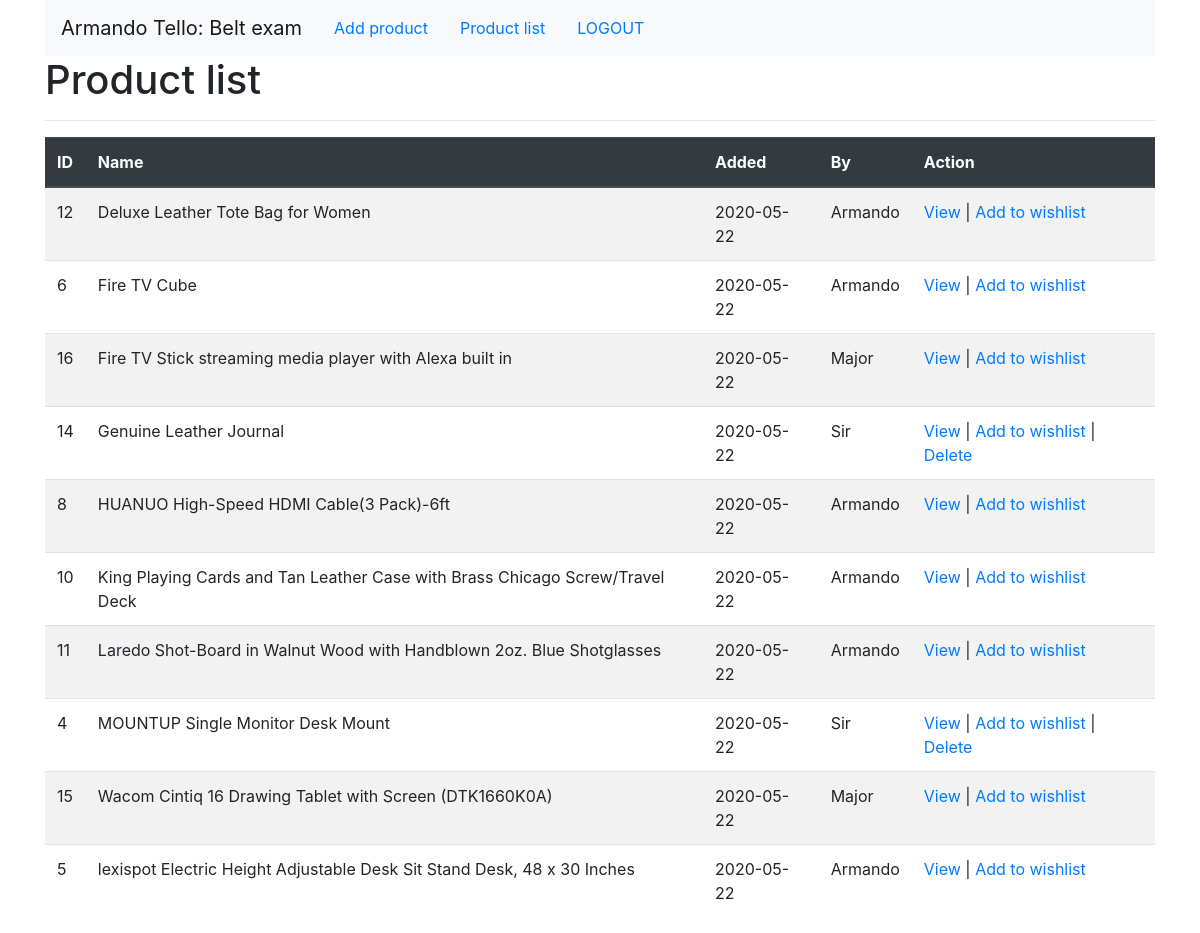
Screenshot of /product/list (signed in) with the database file from the repository.
### products_app/models.py (models this page shows)
class Product(models.Model):
    name = models.CharField(max_length=255)
    image = models.TextField(null=True)
    user = models.ForeignKey(User, related_name="products", on_delete=models.CASCADE)
    created_at = models.DateTimeField(auto_now_add=True)
    updated_at = models.DateTimeField(auto_now_add=True)
    objects = ProductManager()

### login_app/models.py (models this page shows)
class User(models.Model):
    first_name = models.CharField(max_length=255)
    last_name = models.CharField(max_length=255)
    email = models.CharField(max_length=255)
    birthday = models.DateField(null=True)
    password = models.CharField(max_length=128)
    created_at = models.DateTimeField(auto_now_add=True)
    modified_at = models.DateTimeField(auto_now_add=True)
    objects = UserManager()

### products_app/views.py (the view)
# urls.py: path('list', views.listall),
def listall(request):
    aWishlist = Wishlist.objects.get(user_id=request.session['user_id'])
    bWishlist = Product.objects.exclude(wishlist=aWishlist)
    context = {
        'products': bWishlist.order_by('name')
    }
    return render(request, "product_list.html", context)

### products_app/templates/product_list.html (shortened to what this page needs)
<!DOCTYPE html>
<html lang="en">
<head>
    {% load static %}
    <link rel="stylesheet" href="{% static 'css/products_style.css' %}">
    <link rel="stylesheet" href="https://stackpath.bootstrapcdn.com/bootstrap/4.5.0/css/bootstrap.min.css"
>
</head>
<body>
    <div class="container wrapper">
        <nav class="navbar navbar-expand-lg navbar-light bg-light">
            <a class="navbar-brand" href="/user/login/success">Armando Tello: Belt exam</a>
            <div class="collapse navbar-collapse" id="navbarSupportedContent">
                <ul class="nav">
                    <li class="nav-item">
                        <a class="nav-link active" href="/product/add">Add product</a>
                    </li>
                    <li class="nav-item">
                        <a class="nav-link" href="/product/list">Product list</a>
                    </li>
                    <li class="nav-item">
                        <a class="nav-link" href="/user/logout">LOGOUT</a>
                    </li>
                </ul>
            </div>
        </nav>
        <div class="row">
            <div class="col">
                <h1>Product list</h1>
                <hr>
                <table class="table table-striped">
                    <thead class="thead-dark">
                        <tr>
                            <th scope="col">ID</th>
                            <th scope="col">Name</th>
                            <th scope="col">Added</th>
                            <th scope="col">By</th>
                            <th scope="col">Action</th>
                        </tr>
                    </thead>
                    <tbody>
                        {% for product in products %}
                        <tr>
                            <td>{{product.id}}</td>
                            <td>{{product.name}}</td>
                            <td>{{product.created_at|date:"Y-m-d"}}</td>
                            <td>{{product.user.first_name}}</td>
                            <td>
                                <a href="/product/view/{{product.id}}">View</a> |
                                <a href="/wishlist/add/{{product.id}}">Add to wishlist</a>
                                {% if product.user.id == request.session.user_id %}
                                | <a href="/product/delete/{{product.id}}">Delete</a>
                                {% endif %}
                            </td>
                        </tr>
                        {% endfor %}
                    </tbody>
                </table>
            </div>
        </div>
    </div>
</body>
</html>

### rows the page displays
Product: id "12", name "Deluxe Leather Tote Bag for Women", created_at "2020-05-22", user.first_name "Armando"
Product: id "6", name "Fire TV Cube", created_at "2020-05-22", user.first_name "Armando"
Product: id "16", name "Fire TV Stick streaming media player with Alexa built in", created_at "2020-05-22", user.first_name "Major"
Product: id "14", name "Genuine Leather Journal", created_at "2020-05-22", user.first_name "Sir"
Product: id "8", name "HUANUO High-Speed HDMI Cable(3 Pack)-6ft", created_at "2020-05-22", user.first_name "Armando"
Product: id "10", name "King Playing Cards and Tan Leather Case with Brass Chicago Screw/Travel Deck", created_at "2020-05-22", user.first_name "Armando"
Product: id "11", name "Laredo Shot-Board in Walnut Wood with Handblown 2oz. Blue Shotglasses", created_at "2020-05-22", user.first_name "Armando"
Product: id "4", name "MOUNTUP Single Monitor Desk Mount", created_at "2020-05-22", user.first_name "Sir"
Product: id "15", name "Wacom Cintiq 16 Drawing Tablet with Screen (DTK1660K0A)", created_at "2020-05-22", user.first_name "Major"
Product: id "5", name "lexispot Electric Height Adjustable Desk Sit Stand Desk, 48 x 30 Inches", created_at "2020-05-22", user.first_name "Armando"
